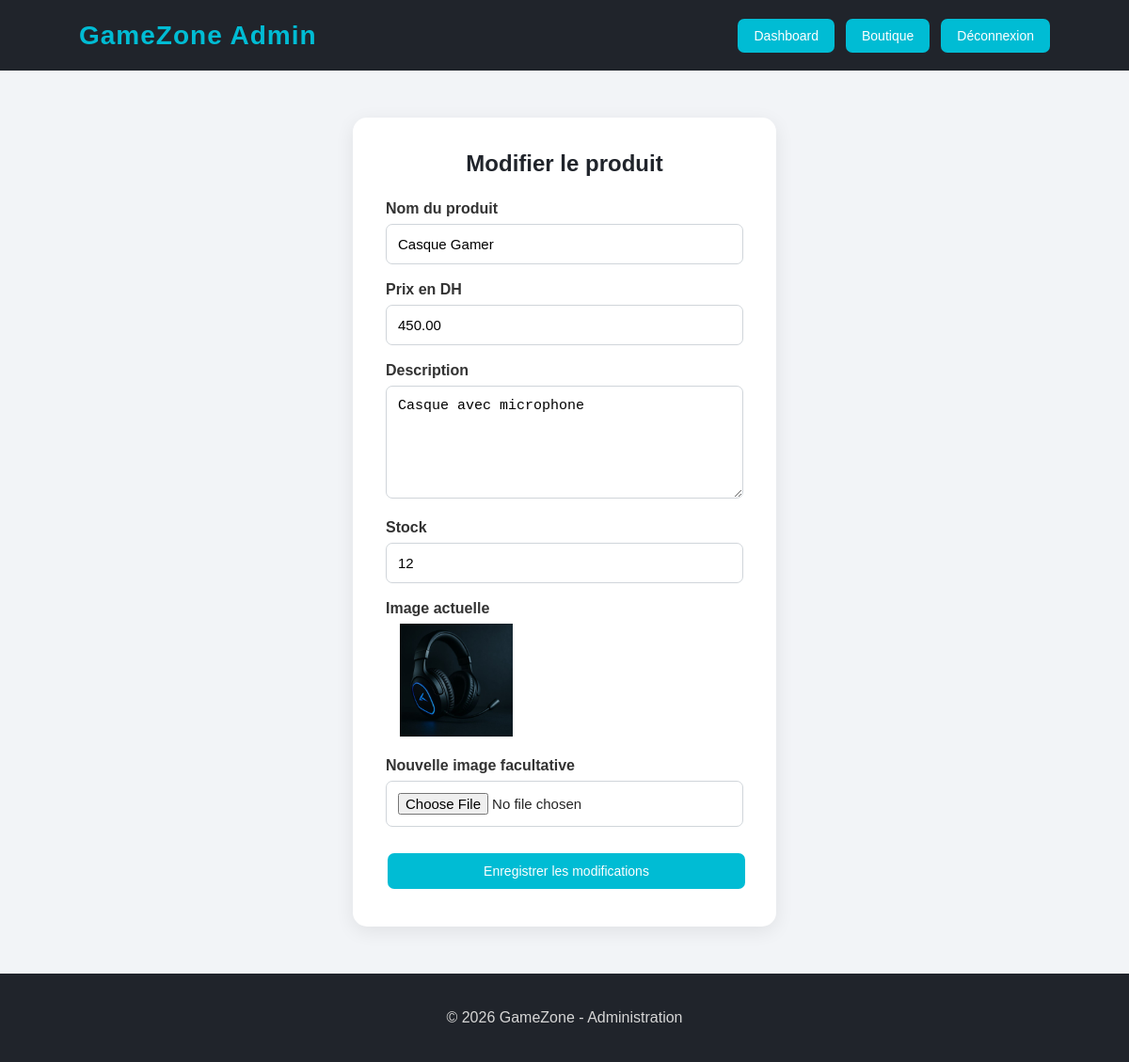
/modifier.php?id=3 (signed in), run on the app's committed database.
### tables this page shows
CREATE TABLE `articles` (
  `id` int(11) NOT NULL,
  `nom` varchar(100) NOT NULL,
  `prix` decimal(10,2) NOT NULL,
  `image` varchar(200) NOT NULL,
  `description` text NOT NULL,
  `stock` int(11) NOT NULL DEFAULT 0
);

### modifier.php (the view, shortened to what this page needs)
<?php
include("../db.php");
$id = (int) $_GET['id'];
$stmt = $pdo->prepare(
    "SELECT * FROM articles WHERE id = ?"
);
$stmt->execute([$id]);
$produit = $stmt->fetch();
?>
<!DOCTYPE html>
<html lang="fr">
<head>
    <link rel="stylesheet" href="../style1.css">
</head>
<body>
    <nav class="navbar">
        <div class="logo">
            GameZone Admin
        </div>
        <div class="panier">
            <a href="crud.php">Dashboard</a>
            <a href="../accueil.php">Boutique</a>
            <a href="logout.php">Déconnexion</a>
        </div>
    </nav>
    <div class="form-container">
        <h2>Modifier le produit</h2>
        <form method="POST" enctype="multipart/form-data">
            <div class="form-group">
                <label for="nom">
                    Nom du produit
                </label>
                <input
                    type="text"
                    id="nom"
                    name="nom"
                    value="<?php echo htmlspecialchars($produit['nom']); ?>"
                    required
                >
            </div>
            <div class="form-group">
                <label for="prix">
                    Prix en DH
                </label>
                <input
                    type="number"
                    id="prix"
                    name="prix"
                    step="0.01"
                    min="0"
                    value="<?php echo $produit['prix']; ?>"
                    required
                >
            </div>
            <div class="form-group">
                <label for="description">
                    Description
                </label>
                <textarea
                    id="description"
                    name="description"
                    required
                ><?php echo htmlspecialchars($produit['description']); ?></textarea>
            </div>
            <div class="form-group">
                <label for="stock">
                    Stock
                </label>
                <input
                    type="number"
                    id="stock"
                    name="stock"
                    min="0"
                    value="<?php echo $produit['stock']; ?>"
                    required
                >
            </div>
            <div class="form-group">
                <label>
                    Image actuelle
                </label>
                <img
                    src="../images/<?php echo htmlspecialchars($produit['image']); ?>"
                    alt="Image produit"
                    style="width:150px; height:120px; object-fit:contain;"
                >
            </div>
            <div class="form-group">
                <label for="image">
                    Nouvelle image facultative
                </label>
                <input
                    type="file"
                    id="image"
                    name="image"
                    accept=".jpg,.jpeg,.png,.webp"
                >
            </div>
            <button type="submit">
                Enregistrer les modifications
            </button>
        </form>
    </div>
    <footer>
        <p>
            © 2026 GameZone - Administration
        </p>
    </footer>
</body>
</html>

### style1.css (style rules this page uses)
* { margin: 0; padding: 0; box-sizing: border-box; }
body { font-family: Arial, Helvetica, sans-serif; background: #f2f4f7; color: #252525; }
.navbar { width: 100%; min-height: 75px; background: #20242b; color: white; display: flex; align-items: center; justify-content: space-between; gap: 25px; padding: 18px 7%; flex-wrap: wrap; }
.logo { font-size: 28px; font-weight: bold; color: #00bcd4; letter-spacing: 1px; }
.panier { display: flex; gap: 12px; align-items: center; }
.panier a { text-decoration: none; color: white; background: #00bcd4; padding: 10px 17px; border-radius: 7px; font-size: 14px; transition: 0.3s; }
h2 { text-align: center; margin: 30px 0; color: #20242b; }
.btn, button { display: inline-block; border: none; text-decoration: none; background: #00bcd4; color: white; padding: 11px 16px; border-radius: 7px; cursor: pointer; font-size: 14px; margin: 5px 2px; transition: 0.3s; }
.form-container { width: 90%; max-width: 450px; margin: 50px auto; background: white; padding: 35px; border-radius: 15px; box-shadow: 0 5px 20px rgba(0, 0, 0, 0.08); }
.form-container h2 { margin-top: 0; margin-bottom: 25px; }
.form-group { margin-bottom: 18px; }
.form-group label { display: block; margin-bottom: 7px; font-weight: bold; color: #333; }
.form-group input, .form-group textarea, .form-group select, input, textarea, select { width: 100%; padding: 12px; border: 1px solid #d0d5da; border-radius: 7px; outline: none; font-size: 15px; background: white; }
textarea { min-height: 120px; resize: vertical; }
.form-container button { width: 100%; margin-top: 10px; }
footer { background: #20242b; color: white; margin-top: 50px; padding: 30px 7%; text-align: center; }
footer p { margin: 8px 0; color: #d6d6d6; }

### data on the page
articles: nom "Casque Gamer", prix "450.00", description "Casque avec microphone", stock "12", image (picture)
